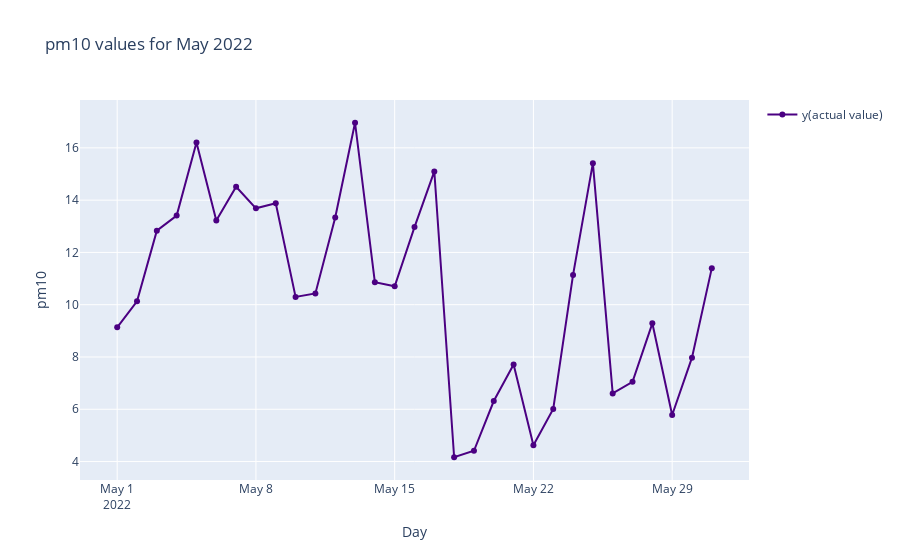

Notebook source saved alongside this figure:
### Code cell
# actual value
fig_data = go.Figure()
fig_data.add_trace(go.Scatter(
    x=group_by_df['day'],
    y=cmp_df['y'],
    name='y(actual value)',
    mode='lines+markers',
    line=dict(
        color='rgb(75,0,130)'),
    marker=dict(color=np.where(cmp_df['outlier_detected'] == 1, 'rgb(75,0,130)', 'rgb(75,0,130)'))))

fig_data.update_layout(title='pm10 values for May 2022', yaxis_title=sensor_name, xaxis_title='Day',
                  showlegend=True)
fig_data.show()

### Figure 1 — Plotly figure (JSON) as saved in the notebook; plotly's stock layout.template omitted (floating-point values rounded to 4 significant figures)
{"data": [{"line": {"color": "rgb(75,0,130)"}, "marker": {"color": ["rgb(75,0,130)", "rgb(75,0,130)", "rgb(75,0,130)", "rgb(75,0,130)", "rgb(75,0,130)", "rgb(75,0,130)", "rgb(75,0,130)", "rgb(75,0,130)", "rgb(75,0,130)", "rgb(75,0,130)", "rgb(75,0,130)", "rgb(75,0,130)", "rgb(75,0,130)", "rgb(75,0,130)", "rgb(75,0,130)", "rgb(75,0,130)", "rgb(75,0,130)", "rgb(75,0,130)", "rgb(75,0,130)", "rgb(75,0,130)", "rgb(75,0,130)", "rgb(75,0,130)", "rgb(75,0,130)", "rgb(75,0,130)", "rgb(75,0,130)", "rgb(75,0,130)", "rgb(75,0,130)", "rgb(75,0,130)", "rgb(75,0,130)", "rgb(75,0,130)", "rgb(75,0,130)"]}, "mode": "lines+markers", "name": "y(actual value)", "type": "scatter", "x": ["2022-05-01T00:00:00", "2022-05-02T00:00:00", "2022-05-03T00:00:00", "2022-05-04T00:00:00", "2022-05-05T00:00:00", "2022-05-06T00:00:00", "2022-05-07T00:00:00", "2022-05-08T00:00:00", "2022-05-09T00:00:00", "2022-05-10T00:00:00", "2022-05-11T00:00:00", "2022-05-12T00:00:00", "2022-05-13T00:00:00", "2022-05-14T00:00:00", "2022-05-15T00:00:00", "2022-05-16T00:00:00", "2022-05-17T00:00:00", "2022-05-18T00:00:00", "2022-05-19T00:00:00", "2022-05-20T00:00:00", "2022-05-21T00:00:00", "2022-05-22T00:00:00", "2022-05-23T00:00:00", "2022-05-24T00:00:00", "2022-05-25T00:00:00", "2022-05-26T00:00:00", "2022-05-27T00:00:00", "2022-05-28T00:00:00", "2022-05-29T00:00:00", "2022-05-30T00:00:00", "2022-05-31T00:00:00"], "y": [9.133, 10.13, 12.83, 13.41, 16.21, 13.22, 14.51, 13.69, 13.88, 10.3, 10.43, 13.34, 16.96, 10.86, 10.7, 12.97, 15.1, 4.165, 4.411, 6.316, 7.716, 4.626, 6.013, 11.14, 15.41, 6.606, 7.049, 9.288, 5.781, 7.974, 11.4]}], "layout": {"showlegend": true, "title": {"text": "pm10 values for May 2022"}, "xaxis": {"title": {"text": "Day"}}, "yaxis": {"title": {"text": "pm10"}}}}
